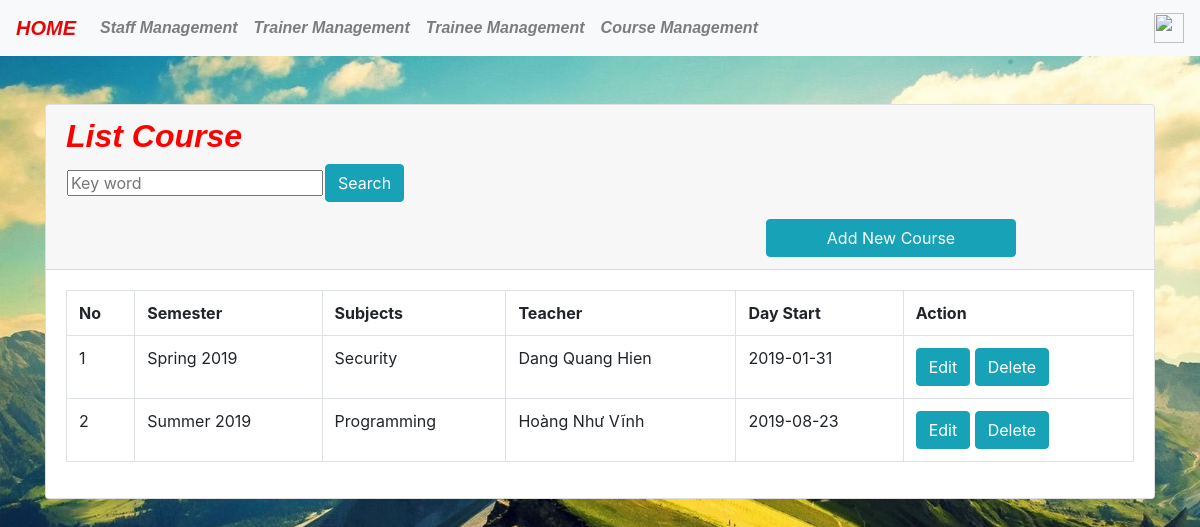
The page /management.php?controller=cource&action=list_cource (signed in) on the database its author committed.
### tables this page shows
CREATE TABLE `cources` (
  `cources_id` int(10) NOT NULL,
  `title` varchar(500) DEFAULT NULL,
  `content` text DEFAULT NULL,
  `staffid` int(11) DEFAULT NULL,
  `poster` varchar(50) DEFAULT NULL,
  `is_public` tinyint(4) DEFAULT 0,
  `createdate` date DEFAULT NULL,
  `updatedate` datetime DEFAULT NULL
);

### Model/DBConfig.php (called while the page is built, shortened)
<?php
	class Database {
		private $hostname = 'localhost';
		private $username = 'root';
		private $pass = '';
		private $dbname = 'mvc';
		private $conn = NULL;
		private $result = NULL;
		public function connect()
		{
			$this->conn = new mysqli($this->hostname, $this->username, $this->pass, $this->dbname);
			if(!$this->conn){
				echo "Kết nối thất bại";
				exit();
			}
			else{
				mysqli_set_charset($this->conn, 'utf8');
			}
			return $this->conn;
		}
		public function execute($sql)
		{
			$this->result = $this->conn->query($sql);
			return $this->result;
		}
		public function getData()
		{
			if($this->result){
				$data = mysqli_fetch_array($this->result);
			}
			else{
				$data = 0;
			}
			return $data;
		}
		public function getAllData($tblTable)
		{
			$sql = "SELECT * FROM $tblTable";
			$this->execute($sql);
			if($this->num_rows()==0)
			{
				$data = 0;
			}
			else
			{
				while($datas = $this->getData())
				{
					$data[] = $datas;
				}
			}
			return $data;
		}
		public function num_rows()
		{
			if($this->result){
				$num = mysqli_num_rows($this->result);
			}
			else{
				$num = 0;
			}
			return $num;
		}
	}
?>

### View/cources/list_cource.php (the view, shortened to what this page needs)
<link rel="stylesheet" href="style.css">
<div class="container">
  <div class="card mt-5">
    <div class="card-header">
      <h2 style="font-family:  Comic Sans MS, sans-serif;font-weight: bold;font-style: oblique; color: red;">List Course</h2>
      <div class="timkiem">
        <form action="" method="GET">
          <table>
            <tr>
              <td><input type="text" name="keyword" placeholder="Key word"></td>
              <td><input type="submit" value="Search" class="btn btn-info"></td>
            </tr>
          </table>
        </form>
      </div>
      <div class="add-new-course">
        <table>
        <tr>
              <a href="management.php?controller=cource&action=add_cource" style="width: 250px; margin-left: 700px; " class="btn btn-danger">Add New Course</a>
        </tr>
        </table>
      </div>
    </div>
    <div class="card-body">
      <table class="table table-bordered">
        <tr>
          <th>No</th>
          <th>Semester</th>
          <th>Subjects</th>
          <th>Teacher</th>
          <th>Day Start</th>
          <th>Action</th>
        </tr>
        <?php
        $stt = 1;
        foreach($data as $value)
          {
          ?>
          <tr>
            <td><?php echo $stt; ?></td>
            <td><?php echo $value['title']; ?></td>
            <td><?php echo $value['content']; ?></td>
            <td><?php echo $value['poster']; ?></td>
            <td><?php echo $value['createdate']; ?></td>
            <td>
              <a href="management.php?controller=cource&action=edit_cource&cources_id=<?php echo $value['cources_id']; ?>" class="btn btn-info">Edit</a>
              <a onclick="return confirm('Are you sure you want to delete this Course?')" href="management.php?controller=cource&action=delete_cource&cources_id=<?php echo $value['cources_id']; ?>" class='btn btn-danger'>Delete</a>
            </td>
          </tr>
        <?php
            $stt++;
            }
        ?>
      </table>
    </div>
  </div>
</div>

### style.css (style rules this page uses)
.btn-danger { color: #fff; background-color: #17a2b8; border-color: #17a2b8; }
.btn-info { color: #fff; background-color: #17a2b8; border-color: #17a2b8; }

### header.php (style rules this page uses)
body { background-image: url('View/images/anhbia.JPG'); background-repeat: no-repeat; background-size: cover; }

### rows shown on the page
cources: title "Spring 2019", content "Security", poster "Dang Quang Hien", createdate "2019-01-31"
cources: title "Summer 2019", content "Programming", poster "Hoàng Như Vĩnh", createdate "2019-08-23"
